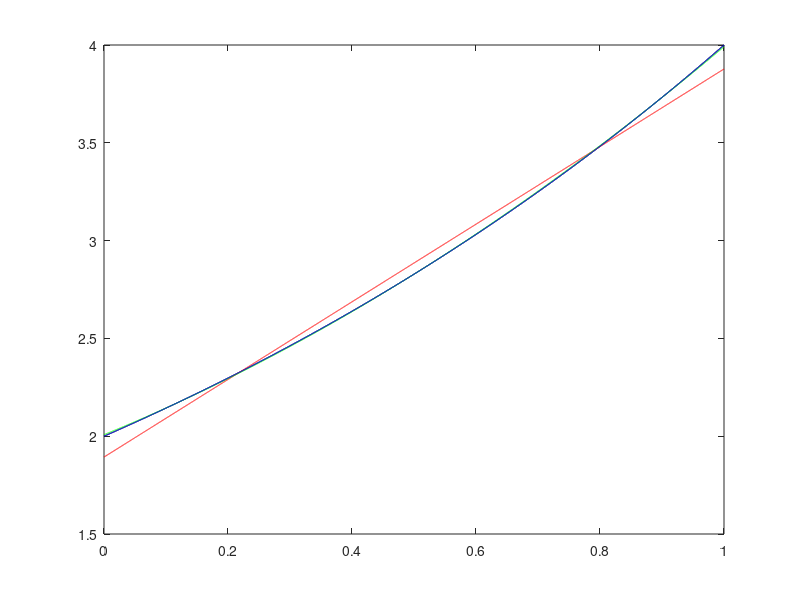
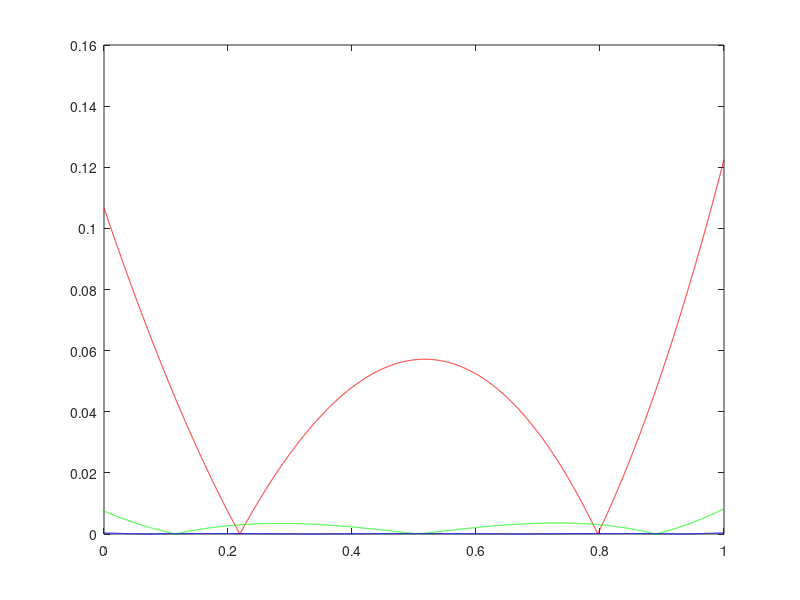

Reproduce these figures in MATLAB, in order.
x = 0 : 0.0001 : 1

exp_poly1 = polyfit(x,pow2(1+x),1);
disp("exp poly, n=1")
polyout(exp_poly1,'x')
exp_poly2 = polyfit(x,pow2(1+x),2);
disp("exp poly, n=2")
polyout(exp_poly2,'x')
exp_poly3 = polyfit(x,pow2(1+x),3);
disp("exp poly, n=3")
polyout(exp_poly3,'x')

figure(1)
plot(x,pow2(1+x),"k");
hold on;
plot(x,polyval(exp_poly1,x),"r");
hold on;
plot(x,polyval(exp_poly2,x),"g");
hold on;
plot(x,polyval(exp_poly3,x),"b");

figure(2)
plot(x,abs(pow2(1+x)-polyval(exp_poly1,x)),"r");
hold on;
plot(x,abs(pow2(1+x)-polyval(exp_poly2,x)),"g");
hold on;
plot(x,abs(pow2(1+x)-polyval(exp_poly3,x)),"b");
